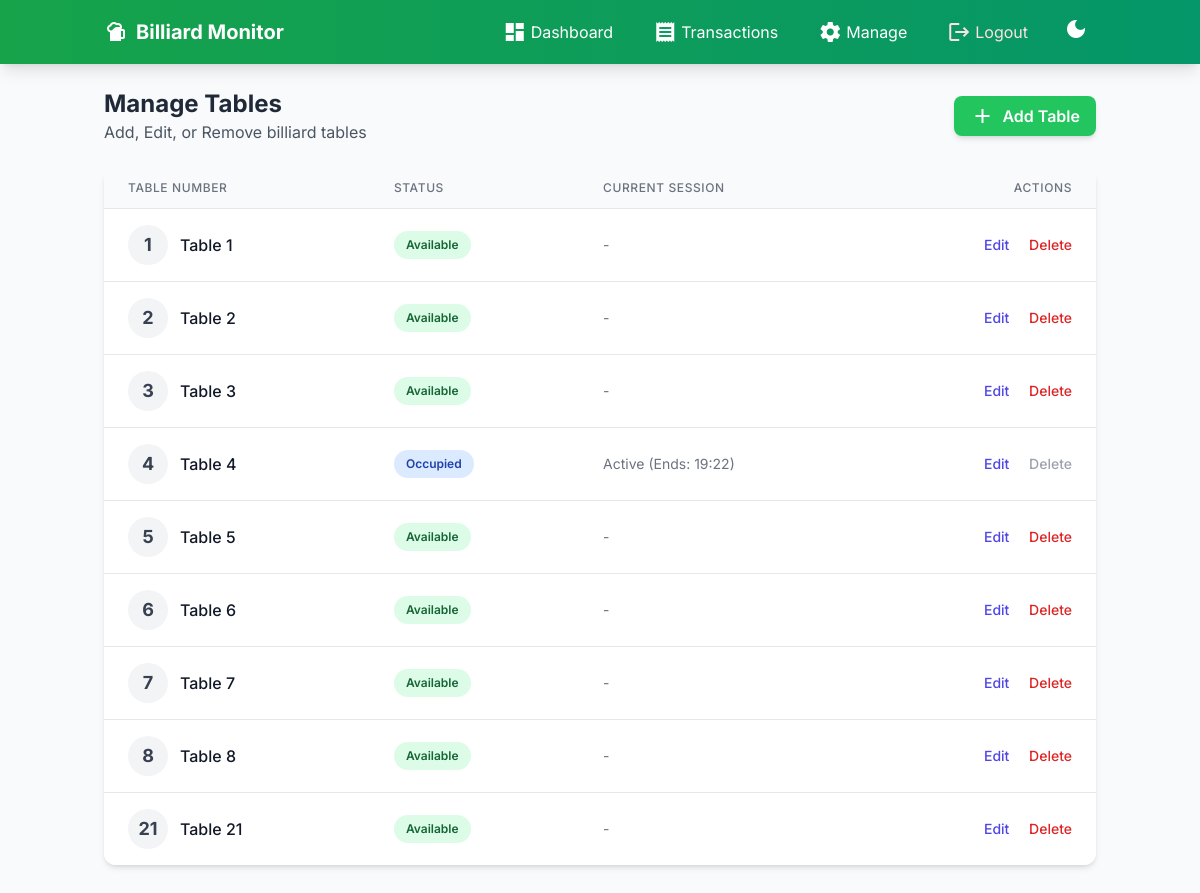
Page /manage/ (signed in) on the committed database.
### monitor/models.py (models this page shows, shortened)
class Table(models.Model):
    TABLE_STATUS = [
        ('available', 'Available'),
        ('occupied', 'Occupied'),
        ('maintenance', 'Maintenance'),
    ]
    table_number = models.IntegerField(unique=True)
    status = models.CharField(max_length=20, choices=TABLE_STATUS, default='available')
    created_at = models.DateTimeField(auto_now_add=True)
    updated_at = models.DateTimeField(auto_now=True)
    @property
    def current_session(self):
        return self.sessions.filter(status='active').first()

class Session(models.Model):
    SESSION_STATUS = [
        ('active', 'Active'),
        ('completed', 'Completed'),
    ]
    DURATION_CHOICES = [
        (1, '1 hour'),
        (2, '2 hours'),
        (3, '3 hours'),
    ]
    table = models.ForeignKey(Table, on_delete=models.CASCADE, related_name='sessions')
    duration = models.IntegerField(choices=DURATION_CHOICES, default=1)
    start_time = models.DateTimeField()
    end_time = models.DateTimeField(null=True, blank=True)
    amount = models.DecimalField(max_digits=10, decimal_places=2)
    status = models.CharField(max_length=20, choices=SESSION_STATUS, default='active')
    created_at = models.DateTimeField(auto_now_add=True)
    updated_at = models.DateTimeField(auto_now=True)
    @property
    def formatted_end_time(self):
        end = self.start_time + timezone.timedelta(hours=self.duration)
        return end.strftime('%H:%M')

### monitor/views.py (the view)
# urls.py: path('manage/', views.manage_tables, name='manage_tables'),
@login_required
def manage_tables(request):
    tables = Table.objects.all().order_by('table_number')
    return render(request, 'monitor/manage_tables.html', {'tables': tables})

### monitor/templates/monitor/manage_tables.html (shortened to what this page needs)
{% extends 'monitor/base.html' %}
{% block content %}
<div class="mb-8">
    <div class="flex items-center justify-between mb-6">
        <div>
            <h2 class="text-2xl font-bold text-gray-800 dark:text-gray-100">Manage Tables</h2>
            <p class="text-gray-600 dark:text-gray-400">Add, Edit, or Remove billiard tables</p>
        </div>
        <button onclick="openAddModal()"
                class="bg-green-500 hover:bg-green-600 text-white font-semibold py-2 px-4 rounded-lg transition flex items-center shadow-md">
            <span class="material-icons mr-2">add</span>
            Add Table
        </button>
    </div>
    <div class="bg-white dark:bg-dark-card rounded-xl shadow-md overflow-hidden transition-colors">
        <div class="overflow-x-auto">
            <table class="min-w-full divide-y divide-gray-200 dark:divide-gray-700">
                <thead class="bg-gray-50 dark:bg-gray-800">
                    <tr>
                        <th class="px-6 py-3 text-left text-xs font-medium text-gray-500 dark:text-gray-400 uppercase tracking-wider">
                            Table Number
                        </th>
                        <th class="px-6 py-3 text-left text-xs font-medium text-gray-500 dark:text-gray-400 uppercase tracking-wider">
                            Status
                        </th>
                        <th class="px-6 py-3 text-left text-xs font-medium text-gray-500 dark:text-gray-400 uppercase tracking-wider">
                            Current Session
                        </th>
                        <th class="px-6 py-3 text-right text-xs font-medium text-gray-500 dark:text-gray-400 uppercase tracking-wider">
                            Actions
                        </th>
                    </tr>
                </thead>
                <tbody class="bg-white dark:bg-dark-card divide-y divide-gray-200 dark:divide-gray-700">
                    {% for table in tables %}
                    <tr class="hover:bg-gray-50 dark:hover:bg-gray-800 transition">
                        <td class="px-6 py-4 whitespace-nowrap">
                            <div class="flex items-center">
                                <div class="w-10 h-10 rounded-full bg-gray-100 dark:bg-gray-700 flex items-center justify-center mr-3">
                                    <span class="text-lg font-bold text-gray-700 dark:text-gray-200">{{ table.table_number }}</span>
                                </div>
                                <span class="font-medium text-gray-900 dark:text-gray-100">Table {{ table.table_number }}</span>
                            </div>
                        </td>
                        <td class="px-6 py-4 whitespace-nowrap">
                            {% if table.status == 'available' %}
                                <span class="px-3 py-1 inline-flex text-xs leading-5 font-semibold rounded-full bg-green-100 dark:bg-green-900 text-green-800 dark:text-green-200">
                                    Available
                                </span>
                            {% elif table.status == 'occupied' %}
                                <span class="px-3 py-1 inline-flex text-xs leading-5 font-semibold rounded-full bg-blue-100 dark:bg-blue-900 text-blue-800 dark:text-blue-200">
                                    Occupied
                                </span>
                            {% else %}
                                <span class="px-3 py-1 inline-flex text-xs leading-5 font-semibold rounded-full bg-gray-100 dark:bg-gray-700 text-gray-800 dark:text-gray-300">
                                    {{ table.status|title }}
                                </span>
                            {% endif %}
                        </td>
                        <td class="px-6 py-4 whitespace-nowrap text-sm text-gray-500 dark:text-gray-400">
                            {% if table.current_session %}
                                Active (Ends: {{ table.current_session.formatted_end_time }})
                            {% else %}
                                -
                            {% endif %}
                        </td>
                        <td class="px-6 py-4 whitespace-nowrap text-right text-sm font-medium">
                            <button onclick="openEditModal({{ table.id }}, {{ table.table_number }})" class="text-indigo-600 hover:text-indigo-900 dark:text-indigo-400 dark:hover:text-indigo-300 mr-4">Edit</button>
                            {% if not table.current_session %}
                                <button onclick="deleteTable({{ table.id }})" class="text-red-600 hover:text-red-900 dark:text-red-400 dark:hover:text-red-300">Delete</button>
                            {% else %}
                                <span class="text-gray-400 cursor-not-allowed" title="Cannot delete occupied table">Delete</span>
                            {% endif %}
                        </td>
                    </tr>
                    {% empty %}
                    <tr>
                        <td colspan="4" class="px-6 py-12 text-center text-gray-500 dark:text-gray-400">
                            No tables found. Add one to get started.
                        </td>
                    </tr>
                    {% endfor %}
                </tbody>
            </table>
        </div>
    </div>
</div>
{% endblock %}

### monitor/templates/monitor/base.html (style rules this page uses)
body { font-family: 'Inter', sans-serif; }

### rows in the picture
Table: table_number "1", status "Available"
Table: table_number "2", status "Available"
Table: table_number "3", status "Available"
Table: table_number "4", status "Occupied", current_session.formatted_end_time "19:22", shows "Delete"
Table: table_number "5", status "Available"
Table: table_number "6", status "Available"
Table: table_number "7", status "Available"
Table: table_number "8", status "Available"
Table: table_number "21", status "Available"
